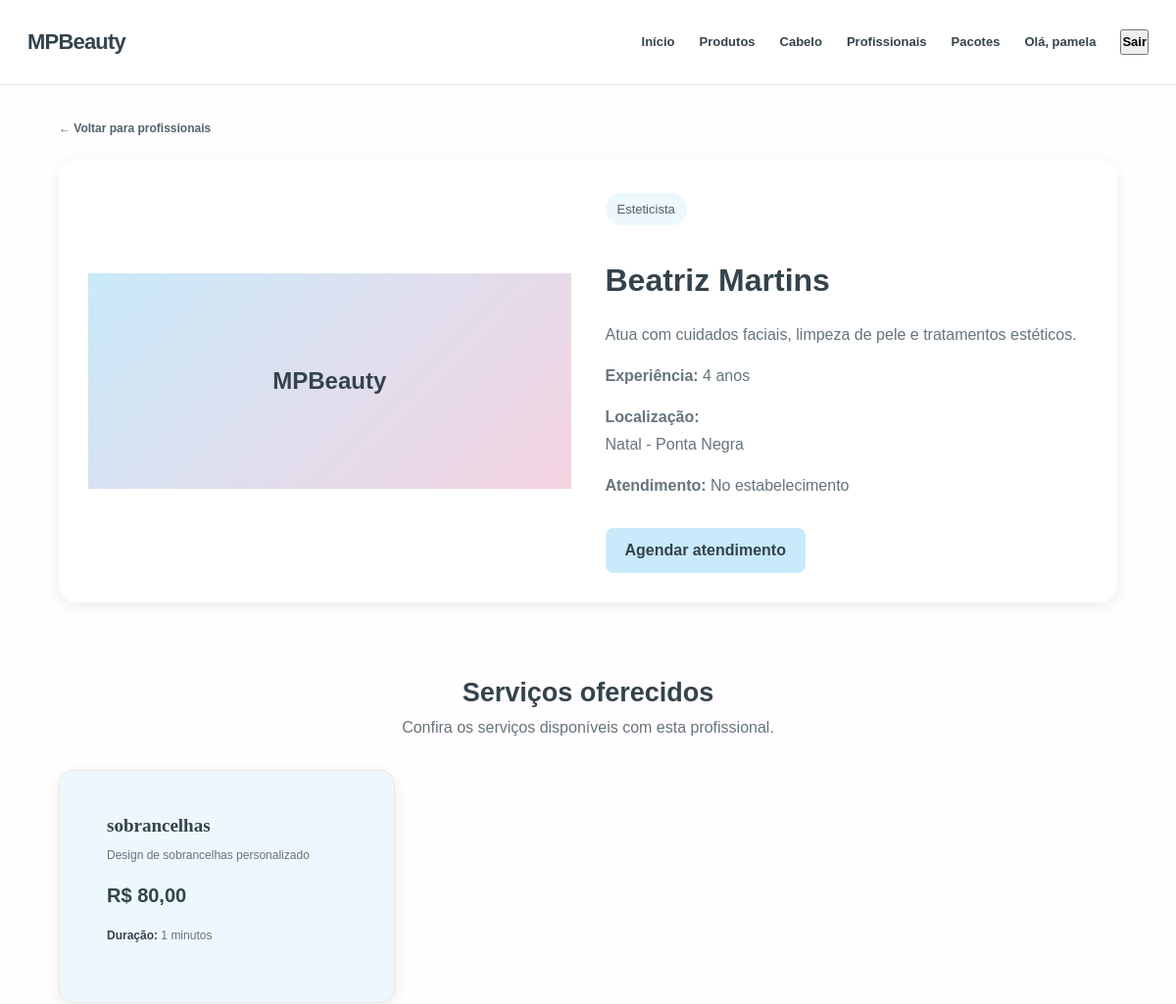
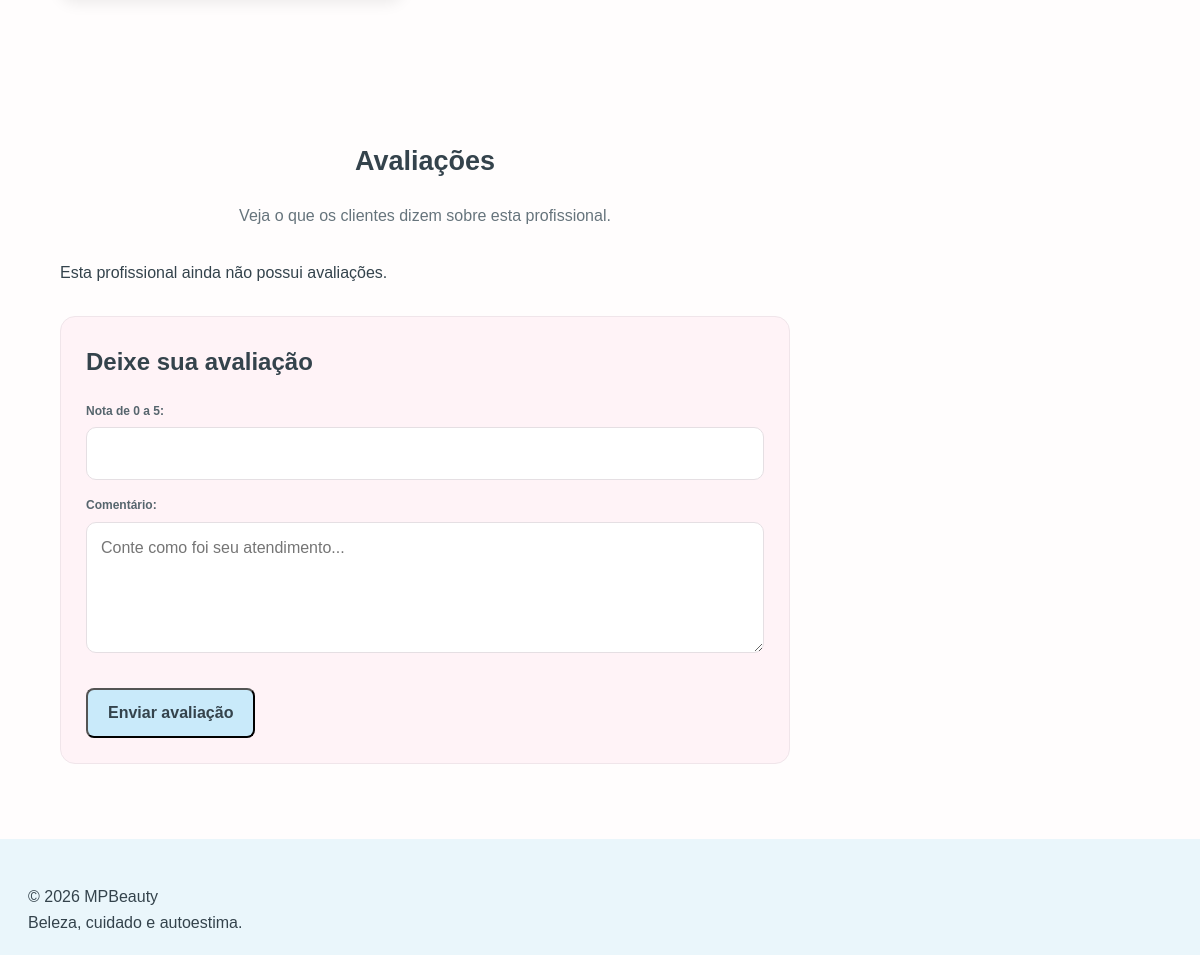
/profissionais/3/ (signed in), run on the app's committed database (2 pictures, top to bottom).
### beauty/models.py (models this page shows, shortened)
class Professional(models.Model):
    name = models.CharField(max_length=100)
    profession = models.CharField(max_length=100)
    city = models.CharField(max_length=100)
    neighborhood = models.CharField(max_length=100)
    bio = models.TextField()
    experience_years = models.PositiveIntegerField(default=0)
    home_service = models.BooleanField(default=False)
    studio_service = models.BooleanField(default=True)
    starting_price = models.DecimalField(
        max_digits=8,
        decimal_places=2
    )
    image = models.URLField(blank=True)

class Service(models.Model):
    professional = models.ForeignKey(
        Professional,
        on_delete=models.CASCADE,
        related_name='services'
    )
    name = models.CharField(max_length=100)
    description = models.TextField()
    duration = models.PositiveIntegerField()
    price = models.DecimalField(
        max_digits=8,
        decimal_places=2
    )

### beauty/views.py (the view, shortened to what this page needs)
def profissionais_detalhes(request, profissional_id):
    profissional = get_object_or_404(
        Professional,
        id=profissional_id
    )
    formulario = FormularioAvaliacaoProfissional()
    return render(request, "beauty/profissional_detalhes.html", {
        "profissional": profissional,
        "avaliacoes": profissional.reviews.all(),
        "formulario": formulario,
    })

### beauty/forms.py
class FormularioAvaliacaoProfissional(forms.ModelForm):
    class Meta:
        model = ProfessionalReview
        fields = ["rating", "comment"]
        labels = {
            "rating": "Nota de 0 a 5",
            "comment": "Comentário",
        }
        widgets = {
            "rating": forms.NumberInput(attrs={
                "min": 0,
                "max": 5,
                "step": 1,
                "class": "campo",
            }),
            "comment": forms.Textarea(attrs={
                "rows": 4,
                "placeholder": "Conte como foi seu atendimento...",
                "class": "campo",
            }),
        }

### beauty/templates/beauty/profissional_detalhes.html (shortened to what this page needs)
{% extends 'beauty/base.html' %}
{% block content %}
<section class="professional-detail-section">
    <a href="{% url 'profissionais' %}" class="back-link">
        ← Voltar para profissionais
    </a>
    <div class="professional-detail-card">
        <div class="professional-detail-image">
            {% if profissional.image %}
                <img
                    src="{{ profissional.image }}"
                    alt="{{ profissional.name }}"
                >
            {% else %}
                <div class="professional-no-image">
                    MPBeauty
                </div>
            {% endif %}
        </div>
        <div class="professional-detail-info">
            <span class="professional-category">
                {{ profissional.profession }}
            </span>
            <h1>{{ profissional.name }}</h1>
            <p>{{ profissional.bio }}</p>
            <p>
                <strong>Experiência:</strong>
                {{ profissional.experience_years }} anos
            </p>
            <p>
                <strong>Localização:</strong><br>
                {{ profissional.city }} - {{ profissional.neighborhood }}
            </p>
            <p>
                <strong>Atendimento:</strong>
                {% if profissional.home_service and profissional.studio_service %}
                    A domicílio e no estabelecimento
                {% elif profissional.home_service %}
                    A domicílio
                {% elif profissional.studio_service %}
                    No estabelecimento
                {% else %}
                    Consulte a profissional
                {% endif %}
            </p>
            <a
                href="{% url 'agendamento' profissional.id %}"
                class="button"
            >
                Agendar atendimento
            </a>
        </div>
    </div>
</section>
<section class="professional-services-section">
    <div class="section-title">
        <h2>Serviços oferecidos</h2>
        <p>Confira os serviços disponíveis com esta profissional.</p>
    </div>
    <div class="cards">
        {% for service in profissional.services.all %}
            <article class="card service-card">
                <div class="card-content">
                    <h3>{{ service.name }}</h3>
                    <p>{{ service.description }}</p>
                    <strong class="product-price">
                        R$ {{ service.price }}
                    </strong>
                    <p>
                        <strong>Duração:</strong>
                        {{ service.duration }} minutos
                    </p>
                </div>
            </article>
        {% empty %}
            <p class="empty-message">
                Nenhum serviço cadastrado no momento.
            </p>
        {% endfor %}
    </div>
</section>
<section class="reviews-section">
    <div class="section-title">
        <h2>Avaliações</h2>
        <p>Veja o que os clientes dizem sobre esta profissional.</p>
    </div>
    {% for avaliacao in avaliacoes %}
        <article class="review-card">
            <h3>{{ avaliacao.user.username }}</h3>
            <p>Nota: {{ avaliacao.rating }}/5</p>
            <p>{{ avaliacao.comment }}</p>
            <small>{{ avaliacao.created_at|date:"d/m/Y" }}</small>
        </article>
    {% empty %}
        <p>Esta profissional ainda não possui avaliações.</p>
    {% endfor %}
    <div class="form-panel">
        <h2>Deixe sua avaliação</h2>
        {% if user.is_authenticated %}
            <form method="POST" class="beauty-form">
                {{ formulario.as_p }}
                <button type="submit" class="button">
                    Enviar avaliação
                </button>
            </form>
        {% else %}
            <p>
                Faça login para avaliar esta profissional.
                <a href="{% url 'login' %}">Entrar</a>
            </p>
        {% endif %}
    </div>
</section>
{% endblock %}

### beauty/templates/beauty/base.html (shortened to what this page needs)
{% load static %}
<!DOCTYPE html>
<html lang="pt-br">
<head>
    <link rel="stylesheet" href="{% static 'beauty/css/style.css' %}">
</head>
<body>
    <header class="site-header">
        <div class="header-inner">
            <a href="{% url 'inicio' %}" class="logo">
                MPBeauty
            </a>
            <nav class="main-nav">
                <a href="{% url 'inicio' %}">Início</a>
                <a href="{% url 'produtos' %}">Produtos</a>
                <a href="{% url 'produtos' %}?category=cabelo">Cabelo</a>
                <a href="{% url 'profissionais' %}">Profissionais</a>
                <a href="{% url 'pacotes' %}">Pacotes</a>
                {% if user.is_authenticated %}
                    <span>Olá, {{ user.username }}</span>
                    <form method="post" action="{% url 'logout' %}">
                        <button type="submit">Sair</button>
                    </form>
                {% else %}
                    <a href="{% url 'login' %}">Entrar</a>
                    <a href="{% url 'cadastro' %}">Criar conta</a>
                {% endif %}
            </nav>
        </div>
    </header>
    <main>
        {% block content %}
        {% endblock %}
    </main>
    <footer class="site-footer">
        <p>© 2026 MPBeauty</p>
        <p>Beleza, cuidado e autoestima.</p>
    </footer>
</body>
</html>

### data on the page
Professional: profession "Esteticista", name "Beatriz Martins", bio "Atua com cuidados faciais, limpeza de pele e tratamentos estéticos.", experience_years "4", city "Natal", neighborhood "Ponta Negra"
Service: name "sobrancelhas", description "Design de sobrancelhas personalizado", price "80,00", duration "1"

### other printed values
{{ user.username }} "pamela"
